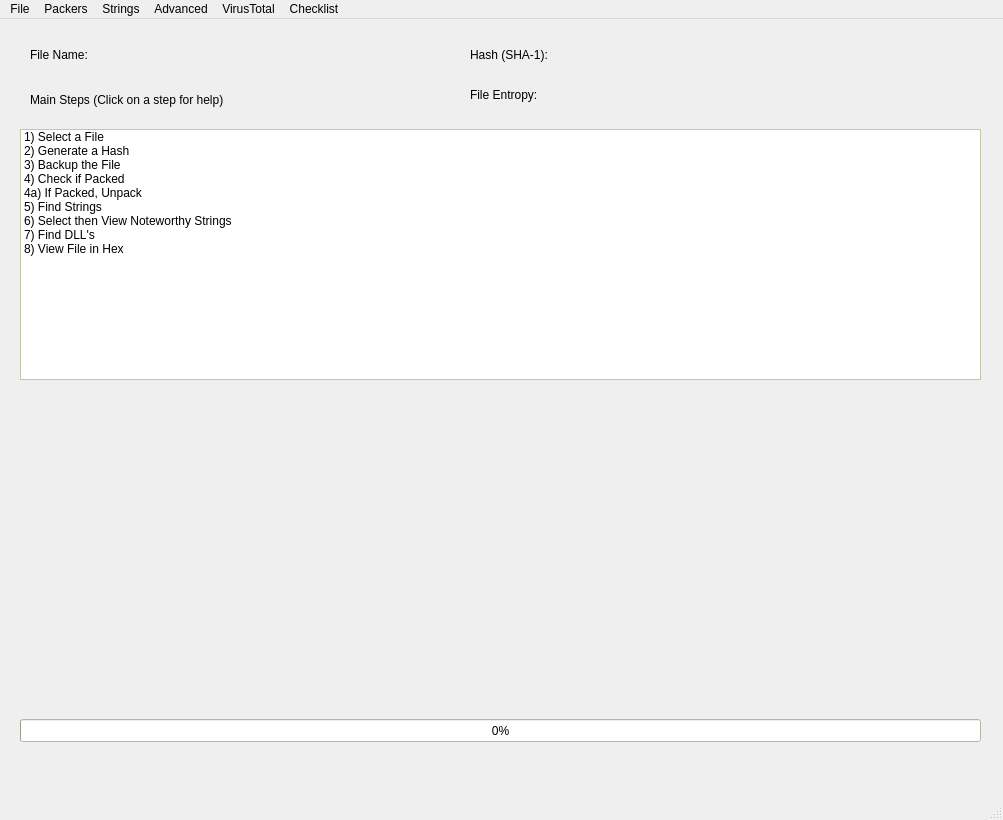
<?xml version="1.0" encoding="UTF-8"?>
<ui version="4.0">
 <class>MainWindow</class>
 <widget class="QMainWindow" name="MainWindow">
  <property name="geometry">
   <rect>
    <x>0</x>
    <y>0</y>
    <width>1003</width>
    <height>820</height>
   </rect>
  </property>
  <property name="minimumSize">
   <size>
    <width>1003</width>
    <height>770</height>
   </size>
  </property>
  <property name="maximumSize">
   <size>
    <width>1003</width>
    <height>820</height>
   </size>
  </property>
  <property name="windowTitle">
   <string>MainWindow</string>
  </property>
  <widget class="QWidget" name="centralwidget">
   <widget class="QStackedWidget" name="stackedWidget">
    <property name="geometry">
     <rect>
      <x>0</x>
      <y>-10</y>
      <width>1001</width>
      <height>771</height>
     </rect>
    </property>
    <property name="palette">
     <palette>
      <active>
       <colorrole role="WindowText">
        <brush brushstyle="SolidPattern">
         <color alpha="255">
          <red>0</red>
          <green>0</green>
          <blue>0</blue>
         </color>
        </brush>
       </colorrole>
       <colorrole role="Button">
        <brush brushstyle="SolidPattern">
         <color alpha="255">
          <red>255</red>
          <green>255</green>
          <blue>220</blue>
         </color>
        </brush>
       </colorrole>
       <colorrole role="Light">
        <brush brushstyle="SolidPattern">
         <color alpha="255">
          <red>255</red>
          <green>255</green>
          <blue>255</blue>
         </color>
        </brush>
       </colorrole>
       <colorrole role="Midlight">
        <brush brushstyle="SolidPattern">
         <color alpha="255">
          <red>255</red>
          <green>255</green>
          <blue>237</blue>
         </color>
        </brush>
       </colorrole>
       <colorrole role="Dark">
        <brush brushstyle="SolidPattern">
         <color alpha="255">
          <red>127</red>
          <green>127</green>
          <blue>110</blue>
         </color>
        </brush>
       </colorrole>
       <colorrole role="Mid">
        <brush brushstyle="SolidPattern">
         <color alpha="255">
          <red>170</red>
          <green>170</green>
          <blue>147</blue>
         </color>
        </brush>
       </colorrole>
       <colorrole role="Text">
        <brush brushstyle="SolidPattern">
         <color alpha="255">
          <red>0</red>
          <green>0</green>
          <blue>0</blue>
         </color>
        </brush>
       </colorrole>
       <colorrole role="BrightText">
        <brush brushstyle="SolidPattern">
         <color alpha="255">
          <red>255</red>
          <green>255</green>
          <blue>255</blue>
         </color>
        </brush>
       </colorrole>
       <colorrole role="ButtonText">
        <brush brushstyle="SolidPattern">
         <color alpha="255">
          <red>0</red>
          <green>0</green>
          <blue>0</blue>
         </color>
        </brush>
       </colorrole>
       <colorrole role="Base">
        <brush brushstyle="SolidPattern">
         <color alpha="255">
          <red>255</red>
          <green>255</green>
          <blue>255</blue>
         </color>
        </brush>
       </colorrole>
       <colorrole role="Window">
        <brush brushstyle="SolidPattern">
         <color alpha="255">
          <red>255</red>
          <green>255</green>
          <blue>220</blue>
         </color>
        </brush>
       </colorrole>
       <colorrole role="Shadow">
        <brush brushstyle="SolidPattern">
         <color alpha="255">
          <red>0</red>
          <green>0</green>
          <blue>0</blue>
         </color>
        </brush>
       </colorrole>
       <colorrole role="AlternateBase">
        <brush brushstyle="SolidPattern">
         <color alpha="255">
          <red>255</red>
          <green>255</green>
          <blue>237</blue>
         </color>
        </brush>
       </colorrole>
       <colorrole role="ToolTipBase">
        <brush brushstyle="SolidPattern">
         <color alpha="255">
          <red>255</red>
          <green>255</green>
          <blue>220</blue>
         </color>
        </brush>
       </colorrole>
       <colorrole role="ToolTipText">
        <brush brushstyle="SolidPattern">
         <color alpha="255">
          <red>0</red>
          <green>0</green>
          <blue>0</blue>
         </color>
        </brush>
       </colorrole>
       <colorrole role="PlaceholderText">
        <brush brushstyle="SolidPattern">
         <color alpha="128">
          <red>0</red>
          <green>0</green>
          <blue>0</blue>
         </color>
        </brush>
       </colorrole>
      </active>
      <inactive>
       <colorrole role="WindowText">
        <brush brushstyle="SolidPattern">
         <color alpha="255">
          <red>0</red>
          <green>0</green>
          <blue>0</blue>
         </color>
        </brush>
       </colorrole>
       <colorrole role="Button">
        <brush brushstyle="SolidPattern">
         <color alpha="255">
          <red>255</red>
          <green>255</green>
          <blue>220</blue>
         </color>
        </brush>
       </colorrole>
       <colorrole role="Light">
        <brush brushstyle="SolidPattern">
         <color alpha="255">
          <red>255</red>
          <green>255</green>
          <blue>255</blue>
         </color>
        </brush>
       </colorrole>
       <colorrole role="Midlight">
        <brush brushstyle="SolidPattern">
         <color alpha="255">
          <red>255</red>
          <green>255</green>
          <blue>237</blue>
         </color>
        </brush>
       </colorrole>
       <colorrole role="Dark">
        <brush brushstyle="SolidPattern">
         <color alpha="255">
          <red>127</red>
          <green>127</green>
          <blue>110</blue>
         </color>
        </brush>
       </colorrole>
       <colorrole role="Mid">
        <brush brushstyle="SolidPattern">
         <color alpha="255">
          <red>170</red>
          <green>170</green>
          <blue>147</blue>
         </color>
        </brush>
       </colorrole>
       <colorrole role="Text">
        <brush brushstyle="SolidPattern">
         <color alpha="255">
          <red>0</red>
          <green>0</green>
          <blue>0</blue>
         </color>
        </brush>
       </colorrole>
       <colorrole role="BrightText">
        <brush brushstyle="SolidPattern">
         <color alpha="255">
          <red>255</red>
          <green>255</green>
          <blue>255</blue>
         </color>
        </brush>
       </colorrole>
       <colorrole role="ButtonText">
        <brush brushstyle="SolidPattern">
         <color alpha="255">
          <red>0</red>
          <green>0</green>
          <blue>0</blue>
         </color>
        </brush>
       </colorrole>
       <colorrole role="Base">
        <brush brushstyle="SolidPattern">
         <color alpha="255">
          <red>255</red>
          <green>255</green>
          <blue>255</blue>
         </color>
        </brush>
       </colorrole>
       <colorrole role="Window">
        <brush brushstyle="SolidPattern">
         <color alpha="255">
          <red>255</red>
          <green>255</green>
          <blue>220</blue>
         </color>
        </brush>
       </colorrole>
       <colorrole role="Shadow">
        <brush brushstyle="SolidPattern">
         <color alpha="255">
          <red>0</red>
          <green>0</green>
          <blue>0</blue>
         </color>
        </brush>
       </colorrole>
       <colorrole role="AlternateBase">
        <brush brushstyle="SolidPattern">
         <color alpha="255">
          <red>255</red>
          <green>255</green>
          <blue>237</blue>
         </color>
        </brush>
       </colorrole>
       <colorrole role="ToolTipBase">
        <brush brushstyle="SolidPattern">
         <color alpha="255">
          <red>255</red>
          <green>255</green>
          <blue>220</blue>
         </color>
        </brush>
       </colorrole>
       <colorrole role="ToolTipText">
        <brush brushstyle="SolidPattern">
         <color alpha="255">
          <red>0</red>
          <green>0</green>
          <blue>0</blue>
         </color>
        </brush>
       </colorrole>
       <colorrole role="PlaceholderText">
        <brush brushstyle="SolidPattern">
         <color alpha="128">
          <red>0</red>
          <green>0</green>
          <blue>0</blue>
         </color>
        </brush>
       </colorrole>
      </inactive>
      <disabled>
       <colorrole role="WindowText">
        <brush brushstyle="SolidPattern">
         <color alpha="255">
          <red>127</red>
          <green>127</green>
          <blue>110</blue>
         </color>
        </brush>
       </colorrole>
       <colorrole role="Button">
        <brush brushstyle="SolidPattern">
         <color alpha="255">
          <red>255</red>
          <green>255</green>
          <blue>220</blue>
         </color>
        </brush>
       </colorrole>
       <colorrole role="Light">
        <brush brushstyle="SolidPattern">
         <color alpha="255">
          <red>255</red>
          <green>255</green>
          <blue>255</blue>
         </color>
        </brush>
       </colorrole>
       <colorrole role="Midlight">
        <brush brushstyle="SolidPattern">
         <color alpha="255">
          <red>255</red>
          <green>255</green>
          <blue>237</blue>
         </color>
        </brush>
       </colorrole>
       <colorrole role="Dark">
        <brush brushstyle="SolidPattern">
         <color alpha="255">
          <red>127</red>
          <green>127</green>
          <blue>110</blue>
         </color>
        </brush>
       </colorrole>
       <colorrole role="Mid">
        <brush brushstyle="SolidPattern">
         <color alpha="255">
          <red>170</red>
          <green>170</green>
          <blue>147</blue>
         </color>
        </brush>
       </colorrole>
       <colorrole role="Text">
        <brush brushstyle="SolidPattern">
         <color alpha="255">
          <red>127</red>
          <green>127</green>
          <blue>110</blue>
         </color>
        </brush>
       </colorrole>
       <colorrole role="BrightText">
        <brush brushstyle="SolidPattern">
         <color alpha="255">
          <red>255</red>
          <green>255</green>
          <blue>255</blue>
         </color>
        </brush>
       </colorrole>
       <colorrole role="ButtonText">
        <brush brushstyle="SolidPattern">
         <color alpha="255">
          <red>127</red>
          <green>127</green>
          <blue>110</blue>
         </color>
        </brush>
       </colorrole>
       <colorrole role="Base">
        <brush brushstyle="SolidPattern">
         <color alpha="255">
          <red>255</red>
          <green>255</green>
          <blue>220</blue>
         </color>
        </brush>
       </colorrole>
       <colorrole role="Window">
        <brush brushstyle="SolidPattern">
         <color alpha="255">
          <red>255</red>
          <green>255</green>
          <blue>220</blue>
         </color>
        </brush>
       </colorrole>
       <colorrole role="Shadow">
        <brush brushstyle="SolidPattern">
         <color alpha="255">
          <red>0</red>
          <green>0</green>
          <blue>0</blue>
         </color>
        </brush>
       </colorrole>
       <colorrole role="AlternateBase">
        <brush brushstyle="SolidPattern">
         <color alpha="255">
          <red>255</red>
          <green>255</green>
          <blue>220</blue>
         </color>
        </brush>
       </colorrole>
       <colorrole role="ToolTipBase">
        <brush brushstyle="SolidPattern">
         <color alpha="255">
          <red>255</red>
          <green>255</green>
          <blue>220</blue>
         </color>
        </brush>
       </colorrole>
       <colorrole role="ToolTipText">
        <brush brushstyle="SolidPattern">
         <color alpha="255">
          <red>0</red>
          <green>0</green>
          <blue>0</blue>
         </color>
        </brush>
       </colorrole>
       <colorrole role="PlaceholderText">
        <brush brushstyle="SolidPattern">
         <color alpha="128">
          <red>0</red>
          <green>0</green>
          <blue>0</blue>
         </color>
        </brush>
       </colorrole>
      </disabled>
     </palette>
    </property>
    <property name="currentIndex">
     <number>6</number>
    </property>
    <widget class="QWidget" name="page_0_Main_Window"/>
    <widget class="QWidget" name="page_1_Find_Strings">
     <widget class="QLabel" name="stringCountLabel">
      <property name="geometry">
       <rect>
        <x>30</x>
        <y>740</y>
        <width>101</width>
        <height>20</height>
       </rect>
      </property>
      <property name="mouseTracking">
       <bool>false</bool>
      </property>
      <property name="text">
       <string>String Count:</string>
      </property>
     </widget>
     <widget class="QLabel" name="stringCountValue">
      <property name="geometry">
       <rect>
        <x>140</x>
        <y>740</y>
        <width>101</width>
        <height>20</height>
       </rect>
      </property>
      <property name="text">
       <string/>
      </property>
     </widget>
     <widget class="QScrollBar" name="stringsScrollBar">
      <property name="geometry">
       <rect>
        <x>960</x>
        <y>20</y>
        <width>21</width>
        <height>671</height>
       </rect>
      </property>
      <property name="maximum">
       <number>0</number>
      </property>
      <property name="pageStep">
       <number>16</number>
      </property>
      <property name="orientation">
       <enum>Qt::Vertical</enum>
      </property>
     </widget>
     <widget class="QListWidget" name="stringList">
      <property name="geometry">
       <rect>
        <x>10</x>
        <y>20</y>
        <width>941</width>
        <height>681</height>
       </rect>
      </property>
     </widget>
     <widget class="QLineEdit" name="searchString">
      <property name="geometry">
       <rect>
        <x>530</x>
        <y>720</y>
        <width>331</width>
        <height>25</height>
       </rect>
      </property>
     </widget>
     <widget class="QPushButton" name="stringSearchButton">
      <property name="geometry">
       <rect>
        <x>890</x>
        <y>720</y>
        <width>71</width>
        <height>31</height>
       </rect>
      </property>
      <property name="text">
       <string>search</string>
      </property>
     </widget>
     <widget class="QLabel" name="stringsPageNumberLabel">
      <property name="geometry">
       <rect>
        <x>290</x>
        <y>740</y>
        <width>69</width>
        <height>20</height>
       </rect>
      </property>
      <property name="text">
       <string>Page:</string>
      </property>
     </widget>
     <widget class="QLabel" name="stringsPageNumberValue">
      <property name="geometry">
       <rect>
        <x>370</x>
        <y>740</y>
        <width>69</width>
        <height>20</height>
       </rect>
      </property>
      <property name="text">
       <string/>
      </property>
     </widget>
    </widget>
    <widget class="QWidget" name="page_2_Saved_Strings">
     <widget class="QListWidget" name="savedStringList">
      <property name="geometry">
       <rect>
        <x>10</x>
        <y>20</y>
        <width>971</width>
        <height>681</height>
       </rect>
      </property>
      <property name="sizePolicy">
       <sizepolicy hsizetype="Expanding" vsizetype="Expanding">
        <horstretch>0</horstretch>
        <verstretch>0</verstretch>
       </sizepolicy>
      </property>
      <property name="focusPolicy">
       <enum>Qt::NoFocus</enum>
      </property>
      <property name="verticalScrollBarPolicy">
       <enum>Qt::ScrollBarAsNeeded</enum>
      </property>
      <property name="horizontalScrollBarPolicy">
       <enum>Qt::ScrollBarAsNeeded</enum>
      </property>
      <property name="autoScroll">
       <bool>true</bool>
      </property>
      <property name="autoScrollMargin">
       <number>16</number>
      </property>
      <property name="editTriggers">
       <set>QAbstractItemView::DoubleClicked|QAbstractItemView::EditKeyPressed</set>
      </property>
      <property name="defaultDropAction">
       <enum>Qt::CopyAction</enum>
      </property>
      <property name="selectionMode">
       <enum>QAbstractItemView::ExtendedSelection</enum>
      </property>
     </widget>
     <widget class="QLabel" name="savedStringCountLabel">
      <property name="geometry">
       <rect>
        <x>30</x>
        <y>720</y>
        <width>101</width>
        <height>20</height>
       </rect>
      </property>
      <property name="text">
       <string>String Count:</string>
      </property>
     </widget>
     <widget class="QLabel" name="savedStringCountValue">
      <property name="geometry">
       <rect>
        <x>140</x>
        <y>720</y>
        <width>101</width>
        <height>20</height>
       </rect>
      </property>
      <property name="text">
       <string/>
      </property>
     </widget>
    </widget>
    <widget class="QWidget" name="page_3_DLLs">
     <widget class="QListWidget" name="DLL_List">
      <property name="geometry">
       <rect>
        <x>10</x>
        <y>20</y>
        <width>980</width>
        <height>690</height>
       </rect>
      </property>
      <property name="sizePolicy">
       <sizepolicy hsizetype="Expanding" vsizetype="Expanding">
        <horstretch>0</horstretch>
        <verstretch>0</verstretch>
       </sizepolicy>
      </property>
      <property name="focusPolicy">
       <enum>Qt::NoFocus</enum>
      </property>
      <property name="verticalScrollBarPolicy">
       <enum>Qt::ScrollBarAlwaysOff</enum>
      </property>
      <property name="horizontalScrollBarPolicy">
       <enum>Qt::ScrollBarAlwaysOff</enum>
      </property>
      <property name="autoScroll">
       <bool>true</bool>
      </property>
      <property name="autoScrollMargin">
       <number>16</number>
      </property>
      <property name="editTriggers">
       <set>QAbstractItemView::DoubleClicked|QAbstractItemView::EditKeyPressed</set>
      </property>
      <property name="defaultDropAction">
       <enum>Qt::CopyAction</enum>
      </property>
      <property name="selectionMode">
       <enum>QAbstractItemView::SingleSelection</enum>
      </property>
     </widget>
    </widget>
    <widget class="QWidget" name="page_4_Hex_Mode">
     <widget class="QTableWidget" name="hexTable">
      <property name="enabled">
       <bool>true</bool>
      </property>
      <property name="geometry">
       <rect>
        <x>10</x>
        <y>20</y>
        <width>928</width>
        <height>680</height>
       </rect>
      </property>
      <property name="minimumSize">
       <size>
        <width>928</width>
        <height>680</height>
       </size>
      </property>
      <property name="maximumSize">
       <size>
        <width>928</width>
        <height>680</height>
       </size>
      </property>
      <property name="verticalScrollBarPolicy">
       <enum>Qt::ScrollBarAlwaysOff</enum>
      </property>
      <property name="horizontalScrollBarPolicy">
       <enum>Qt::ScrollBarAlwaysOff</enum>
      </property>
      <property name="sizeAdjustPolicy">
       <enum>QAbstractScrollArea::AdjustIgnored</enum>
      </property>
      <property name="autoScroll">
       <bool>true</bool>
      </property>
      <property name="editTriggers">
       <set>QAbstractItemView::DoubleClicked</set>
      </property>
      <property name="showGrid">
       <bool>true</bool>
      </property>
      <property name="gridStyle">
       <enum>Qt::DashLine</enum>
      </property>
      <attribute name="horizontalHeaderMinimumSectionSize">
       <number>10</number>
      </attribute>
      <attribute name="horizontalHeaderDefaultSectionSize">
       <number>40</number>
      </attribute>
      <attribute name="verticalHeaderMinimumSectionSize">
       <number>40</number>
      </attribute>
      <attribute name="verticalHeaderDefaultSectionSize">
       <number>40</number>
      </attribute>
      <row>
       <property name="text">
        <string>00000000</string>
       </property>
      </row>
      <row>
       <property name="text">
        <string>00000010</string>
       </property>
      </row>
      <row>
       <property name="text">
        <string>00000020</string>
       </property>
      </row>
      <row>
       <property name="text">
        <string>00000030</string>
       </property>
      </row>
      <row>
       <property name="text">
        <string>00000040</string>
       </property>
      </row>
      <row>
       <property name="text">
        <string>00000050</string>
       </property>
      </row>
      <row>
       <property name="text">
        <string>00000060</string>
       </property>
      </row>
      <row>
       <property name="text">
        <string>00000070</string>
       </property>
      </row>
      <row>
       <property name="text">
        <string>00000080</string>
       </property>
      </row>
      <row>
       <property name="text">
        <string>00000090</string>
       </property>
      </row>
      <row>
       <property name="text">
        <string>000000A0</string>
       </property>
      </row>
      <row>
       <property name="text">
        <string>000000B0</string>
       </property>
      </row>
      <row>
       <property name="text">
        <string>000000C0</string>
       </property>
      </row>
      <row>
       <property name="text">
        <string>000000D0</string>
       </property>
      </row>
      <row>
       <property name="text">
        <string>000000E0</string>
       </property>
      </row>
      <row>
       <property name="text">
        <string>000000F0</string>
       </property>
      </row>
      <column>
       <property name="text">
        <string>00</string>
       </property>
       <property name="font">
        <font>
         <pointsize>8</pointsize>
        </font>
       </property>
      </column>
      <column>
       <property name="text">
        <string>01</string>
       </property>
      </column>
      <column>
       <property name="text">
        <string>02</string>
       </property>
      </column>
      <column>
       <property name="text">
        <string>03</string>
       </property>
      </column>
      <column>
       <property name="text">
        <string>04</string>
       </property>
      </column>
      <column>
       <property name="text">
        <string>05</string>
       </property>
      </column>
      <column>
       <property name="text">
        <string>06</string>
       </property>
      </column>
      <column>
       <property name="text">
        <string>07</string>
       </property>
      </column>
      <column>
       <property name="text">
        <string>08</string>
       </property>
      </column>
      <column>
       <property name="text">
        <string>09</string>
       </property>
      </column>
      <column>
       <property name="text">
        <string>0A</string>
       </property>
      </column>
      <column>
       <property name="text">
        <string>0B</string>
       </property>
      </column>
      <column>
       <property name="text">
        <string>0C</string>
       </property>
      </column>
      <column>
       <property name="text">
        <string>0D</string>
       </property>
      </column>
      <column>
       <property name="text">
        <string>0E</string>
       </property>
      </column>
      <column>
       <property name="text">
        <string>0F</string>
       </property>
      </column>
      <column>
       <property name="text">
        <string/>
       </property>
      </column>
      <column>
       <property name="text">
        <string>Decoded Text</string>
       </property>
       <property name="textAlignment">
        <set>AlignCenter</set>
       </property>
      </column>
     </widget>
     <widget class="QScrollBar" name="hexScrollBar">
      <property name="geometry">
       <rect>
        <x>960</x>
        <y>20</y>
        <width>21</width>
        <height>671</height>
       </rect>
      </property>
      <property name="maximum">
       <number>0</number>
      </property>
      <property name="pageStep">
       <number>16</number>
      </property>
      <property name="orientation">
       <enum>Qt::Vertical</enum>
      </property>
     </widget>
     <widget class="QLabel" name="hexCurrentRow">
      <property name="geometry">
       <rect>
        <x>20</x>
        <y>720</y>
        <width>101</width>
        <height>20</height>
       </rect>
      </property>
      <property name="text">
       <string>Current Row:</string>
      </property>
     </widget>
     <widget class="QLabel" name="hexMaxRowLabel">
      <property name="geometry">
       <rect>
        <x>260</x>
        <y>720</y>
        <width>81</width>
        <height>20</height>
       </rect>
      </property>
      <property name="text">
       <string>Max Row:</string>
      </property>
     </widget>
     <widget class="QLabel" name="hexCurrentRowValue">
      <property name="geometry">
       <rect>
        <x>130</x>
        <y>720</y>
        <width>101</width>
        <height>20</height>
       </rect>
      </property>
      <property name="text">
       <string/>
      </property>
     </widget>
     <widget class="QLabel" name="hexMaxRowValue">
      <property name="geometry">
       <rect>
        <x>350</x>
        <y>720</y>
        <width>81</width>
        <height>20</height>
       </rect>
      </property>
      <property name="text">
       <string/>
      </property>
     </widget>
    </widget>
    <widget class="QWidget" name="page_5_Disassembly"/>
    <widget class="QWidget" name="page_6_Checklist">
     <widget class="QLabel" name="checklistFileNameLabel">
      <property name="geometry">
       <rect>
        <x>30</x>
        <y>30</y>
        <width>81</width>
        <height>31</height>
       </rect>
      </property>
      <property name="text">
       <string>File Name:</string>
      </property>
     </widget>
     <widget class="QProgressBar" name="checklistProgressBar">
      <property name="geometry">
       <rect>
        <x>20</x>
        <y>710</y>
        <width>961</width>
        <height>23</height>
       </rect>
      </property>
      <property name="value">
       <number>0</number>
      </property>
     </widget>
     <widget class="QLabel" name="checklistFileNameValue">
      <property name="geometry">
       <rect>
        <x>130</x>
        <y>30</y>
        <width>311</width>
        <height>31</height>
       </rect>
      </property>
      <property name="text">
       <string/>
      </property>
     </widget>
     <widget class="QLabel" name="checklistFileHashLabel">
      <property name="geometry">
       <rect>
        <x>470</x>
        <y>30</y>
        <width>111</width>
        <height>31</height>
       </rect>
      </property>
      <property name="text">
       <string>Hash (SHA-1):</string>
      </property>
     </widget>
     <widget class="QLabel" name="checklistFileHashValue">
      <property name="geometry">
       <rect>
        <x>600</x>
        <y>30</y>
        <width>371</width>
        <height>31</height>
       </rect>
      </property>
      <property name="text">
       <string/>
      </property>
     </widget>
     <widget class="QLabel" name="label">
      <property name="geometry">
       <rect>
        <x>30</x>
        <y>80</y>
        <width>271</width>
        <height>21</height>
       </rect>
      </property>
      <property name="text">
       <string>Main Steps (Click on a step for help)</string>
      </property>
     </widget>
     <widget class="QListWidget" name="checklistMainStepsList">
      <property name="geometry">
       <rect>
        <x>20</x>
        <y>120</y>
        <width>961</width>
        <height>251</height>
       </rect>
      </property>
      <property name="sizePolicy">
       <sizepolicy hsizetype="Expanding" vsizetype="Expanding">
        <horstretch>0</horstretch>
        <verstretch>0</verstretch>
       </sizepolicy>
      </property>
      <property name="focusPolicy">
       <enum>Qt::NoFocus</enum>
      </property>
      <property name="verticalScrollBarPolicy">
       <enum>Qt::ScrollBarAlwaysOff</enum>
      </property>
      <property name="horizontalScrollBarPolicy">
       <enum>Qt::ScrollBarAlwaysOff</enum>
      </property>
      <property name="autoScroll">
       <bool>true</bool>
      </property>
      <property name="autoScrollMargin">
       <number>16</number>
      </property>
      <property name="editTriggers">
       <set>QAbstractItemView::DoubleClicked|QAbstractItemView::EditKeyPressed</set>
      </property>
      <property name="defaultDropAction">
       <enum>Qt::CopyAction</enum>
      </property>
      <property name="selectionMode">
       <enum>QAbstractItemView::SingleSelection</enum>
      </property>
      <item>
       <property name="text">
        <string>1) Select a File</string>
       </property>
       <property name="checkState">
        <enum>Unchecked</enum>
       </property>
       <property name="flags">
        <set>ItemIsSelectable|ItemIsDragEnabled|ItemIsEnabled</set>
       </property>
      </item>
      <item>
       <property name="text">
        <string>2) Generate a Hash</string>
       </property>
       <property name="checkState">
        <enum>Unchecked</enum>
       </property>
       <property name="flags">
        <set>ItemIsSelectable|ItemIsDragEnabled|ItemIsEnabled</set>
       </property>
      </item>
      <item>
       <property name="text">
        <string>3) Backup the File</string>
       </property>
       <property name="checkState">
        <enum>Unchecked</enum>
       </property>
       <property name="flags">
        <set>ItemIsSelectable|ItemIsDragEnabled|ItemIsEnabled</set>
       </property>
      </item>
      <item>
       <property name="text">
        <string>4) Check if Packed</string>
       </property>
       <property name="checkState">
        <enum>Unchecked</enum>
       </property>
       <property name="flags">
        <set>ItemIsSelectable|ItemIsDragEnabled|ItemIsEnabled</set>
       </property>
      </item>
      <item>
       <property name="text">
        <string>4a) If Packed, Unpack</string>
       </property>
       <property name="checkState">
        <enum>Unchecked</enum>
       </property>
       <property name="flags">
        <set>ItemIsSelectable|ItemIsDragEnabled|ItemIsEnabled</set>
       </property>
      </item>
      <item>
       <property name="text">
        <string>5) Find Strings</string>
       </property>
       <property name="checkState">
        <enum>Unchecked</enum>
       </property>
       <property name="flags">
        <set>ItemIsSelectable|ItemIsDragEnabled|ItemIsEnabled</set>
       </property>
      </item>
      <item>
       <property name="text">
        <string>6) Select then View Noteworthy Strings</string>
       </property>
       <property name="checkState">
        <enum>Unchecked</enum>
       </property>
       <property name="flags">
        <set>ItemIsSelectable|ItemIsDragEnabled|ItemIsEnabled</set>
       </property>
      </item>
      <item>
       <property name="text">
        <string>7) Find DLL's</string>
       </property>
       <property name="checkState">
        <enum>Unchecked</enum>
       </property>
       <property name="flags">
        <set>ItemIsSelectable|ItemIsDragEnabled|ItemIsEnabled</set>
       </property>
      </item>
      <item>
       <property name="text">
        <string>8) View File in Hex</string>
       </property>
       <property name="checkState">
        <enum>Unchecked</enum>
       </property>
       <property name="flags">
        <set>ItemIsSelectable|ItemIsDragEnabled|ItemIsEnabled</set>
       </property>
      </item>
     </widget>
     <widget class="QLabel" name="checklistFileEntropyLabel">
      <property name="geometry">
       <rect>
        <x>470</x>
        <y>70</y>
        <width>111</width>
        <height>31</height>
       </rect>
      </property>
      <property name="text">
       <string>File Entropy:</string>
      </property>
     </widget>
     <widget class="QLabel" name="checklistFileEntropyValue">
      <property name="geometry">
       <rect>
        <x>580</x>
        <y>70</y>
        <width>371</width>
        <height>31</height>
       </rect>
      </property>
      <property name="text">
       <string/>
      </property>
     </widget>
    </widget>
    <widget class="QWidget" name="page"/>
   </widget>
  </widget>
  <widget class="QStatusBar" name="statusbar"/>
  <widget class="QMenuBar" name="menubar">
   <property name="geometry">
    <rect>
     <x>0</x>
     <y>0</y>
     <width>1003</width>
     <height>30</height>
    </rect>
   </property>
   <widget class="QMenu" name="menuFile">
    <property name="title">
     <string>File</string>
    </property>
    <addaction name="actionOpen"/>
    <addaction name="actionSave"/>
    <addaction name="actionUndo_All_Changes"/>
    <addaction name="separator"/>
    <addaction name="actionGenerate_Hash"/>
    <addaction name="actionCreate_Backup"/>
    <addaction name="separator"/>
    <addaction name="actionExit"/>
   </widget>
   <widget class="QMenu" name="menuPackers">
    <property name="title">
     <string>Packers</string>
    </property>
    <addaction name="actionCheck_if_Packed"/>
    <addaction name="actionPack"/>
    <addaction name="actionUnpack"/>
   </widget>
   <widget class="QMenu" name="menuStrings">
    <property name="title">
     <string>Strings</string>
    </property>
    <addaction name="actionFind_Strings"/>
    <addaction name="actionSaved_Strings"/>
   </widget>
   <widget class="QMenu" name="menuVirusTotal">
    <property name="title">
     <string>VirusTotal</string>
    </property>
    <addaction name="actionWebsite"/>
    <addaction name="actionUpload_File"/>
   </widget>
   <widget class="QMenu" name="menuChecklist">
    <property name="title">
     <string>Checklist</string>
    </property>
    <addaction name="actionChecklistMain"/>
    <addaction name="actionSeperate_Window"/>
   </widget>
   <widget class="QMenu" name="menuAdvanced">
    <property name="title">
     <string>Advanced</string>
    </property>
    <addaction name="actionDLL_s"/>
    <addaction name="actionHex"/>
    <addaction name="actionDisassembly"/>
   </widget>
   <addaction name="menuFile"/>
   <addaction name="menuPackers"/>
   <addaction name="menuStrings"/>
   <addaction name="menuAdvanced"/>
   <addaction name="menuVirusTotal"/>
   <addaction name="menuChecklist"/>
  </widget>
  <action name="actionOpen">
   <property name="text">
    <string>Open</string>
   </property>
  </action>
  <action name="actionOpen_From_Backups">
   <property name="text">
    <string>Open From Backups</string>
   </property>
  </action>
  <action name="actionGenerate_Hash">
   <property name="text">
    <string>Generate Hash</string>
   </property>
  </action>
  <action name="actionCreate_Backup">
   <property name="text">
    <string>Create Backup</string>
   </property>
  </action>
  <action name="actionExit">
   <property name="text">
    <string>Exit</string>
   </property>
  </action>
  <action name="actionCheck_if_Packed">
   <property name="text">
    <string>Check if Packed</string>
   </property>
  </action>
  <action name="actionPack">
   <property name="text">
    <string>Pack</string>
   </property>
  </action>
  <action name="actionUnpack">
   <property name="text">
    <string>Unpack</string>
   </property>
  </action>
  <action name="actionFind_Strings">
   <property name="text">
    <string>Find Strings</string>
   </property>
  </action>
  <action name="action4_or_more_characters">
   <property name="text">
    <string>4 or more characters</string>
   </property>
  </action>
  <action name="actionSaved_Strings">
   <property name="text">
    <string>Saved Strings</string>
   </property>
   <property name="iconVisibleInMenu">
    <bool>true</bool>
   </property>
  </action>
  <action name="actionDLL_s">
   <property name="text">
    <string>DLL's</string>
   </property>
  </action>
  <action name="actionHex">
   <property name="text">
    <string>Hex</string>
   </property>
  </action>
  <action name="actionDisassembly">
   <property name="text">
    <string>Entropy</string>
   </property>
  </action>
  <action name="actionWebsite">
   <property name="text">
    <string>Visit Website</string>
   </property>
  </action>
  <action name="actionUpload_File">
   <property name="text">
    <string>Upload File</string>
   </property>
  </action>
  <action name="actionChecklistMain">
   <property name="text">
    <string>Main Window</string>
   </property>
  </action>
  <action name="actionSeperate_Window">
   <property name="text">
    <string>Seperate Window</string>
   </property>
  </action>
  <action name="actionSave">
   <property name="text">
    <string>Save</string>
   </property>
  </action>
  <action name="actionUndo_All_Changes">
   <property name="text">
    <string>Undo All Changes</string>
   </property>
  </action>
 </widget>
 <resources/>
 <connections/>
</ui>
